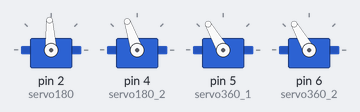
Bench run of a sketch on a simulated Arduino Uno, built with avr-gcc and run on an emulated ATmega328P. Shown: 4 × servo.

Above: at 0.05 s.
At 0.5 s:
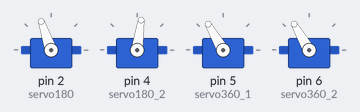
At 1.0 s:
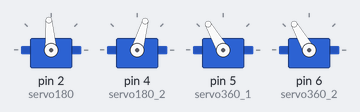
At 2.0 s:
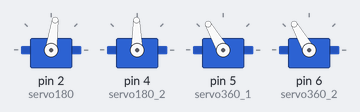
At 3.0 s:
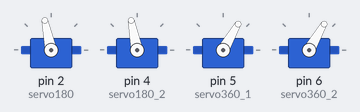
At 4.0 s:
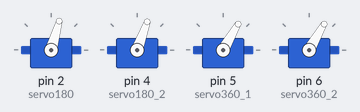
Timing chart, 0 to 5.2 s (numbered marks = the images above):
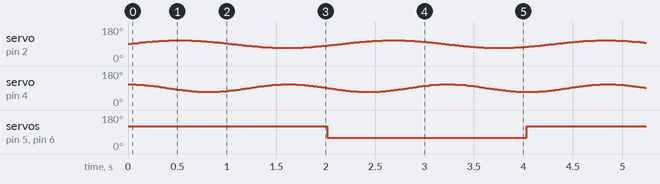

Measured:
- by itself, servo on pin 5 (servo360_1), servo on pin 6 (servo360_2): alternates 120° for 2.0 s and 60° for 2.0 s

The sketch:

ServosForScene.ino
```cpp
#include <Servo.h>
#include <math.h>

Servo servo180;
Servo servo180_2;

Servo servo360_1;
Servo servo360_2;

int t = 0;


unsigned long lastFlip = 0;
bool direction = true;

void setup() {
  servo180.attach(2);
  servo180_2.attach(4);

  servo360_1.attach(5);
  servo360_2.attach(6);
}

void loop() {
  t++;
  int hairAngle = 90 + 20 * sin(t * 0.06);
  int boatAngle = 90 + 20 * sin(t * 0.08 + 1.5);

  servo180.write(hairAngle);
  servo180_2.write(boatAngle);
  unsigned long currentTime = millis();

  if (currentTime - lastFlip > 2000) {
    lastFlip = currentTime;
    direction = !direction;
  }

  if (direction) {
    servo360_1.write(120);
    servo360_2.write(120);
  } else {
    servo360_1.write(60);
    servo360_2.write(60);
  }

  delay(20);
}
```
